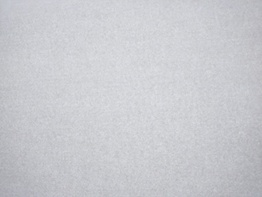
%> input picture detailB.jpg, 262 x 197 px, shrunk from 1393 x 1045 before the run; the run also reads 1 picture not shown here
$ octave DetailCV.m   (GNU Octave 9; MATLAB toolbox functions it lacks are replaced by stand-ins)
%> lines starting %> are read from the running program, lines starting %| are printed output that depends on the picture
% NAME:         Rodriguez, Jesse & Lamorena, Sean
% DATE:         DECEMBER 4, 2017
% CLASS:        CEC 495A
% ASSIGNMENT:   Final Project

clear;
clc;
close all;
tic;

% CAMERA 1
rgb{1} = imread('detailB.jpg');
rgb{2} = imread('detailS.jpg');


% CAMERA 2
rgb{3} = imread('blank.jpg');
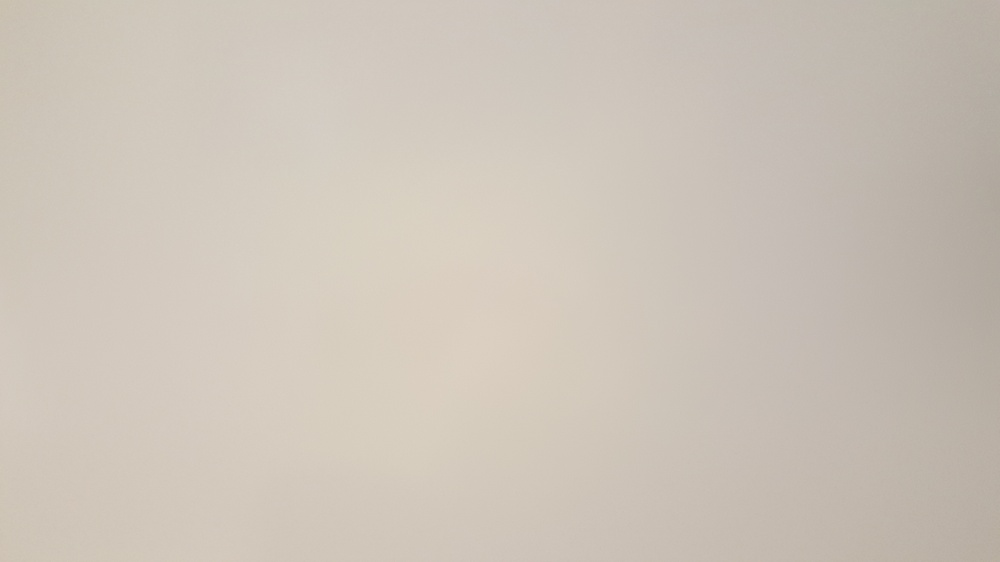
%> input picture blank.jpg, 1000 x 562 px, shrunk from 5312 x 2988 before the run
rgb{4} = imread('dots.jpg');
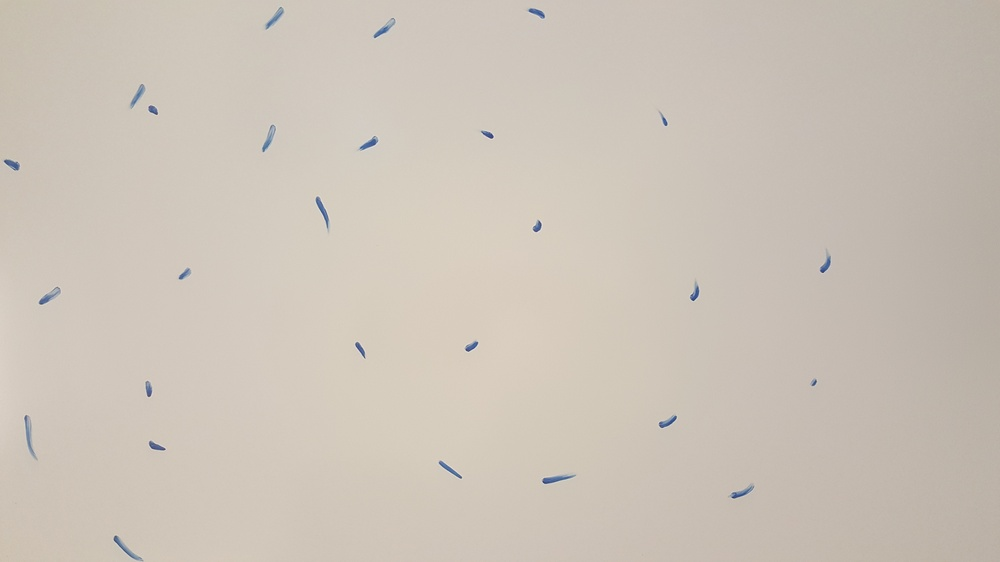
%> input picture dots.jpg, 1000 x 562 px, shrunk from 5312 x 2988 before the run

% CAMERA 3
rgb{5} = imread('blank.jpg');
rgb{6} = imread('dotsline.jpg');
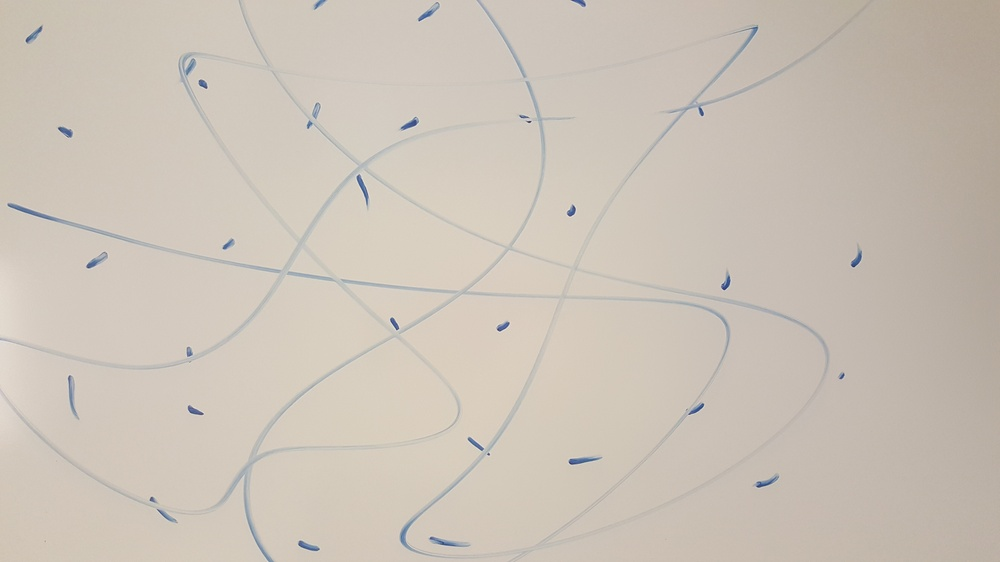
%> input picture dotsline.jpg, 1000 x 562 px, shrunk from 5312 x 2988 before the run

% CAMERA 4
rgb{7} = imread('clear.jpg');
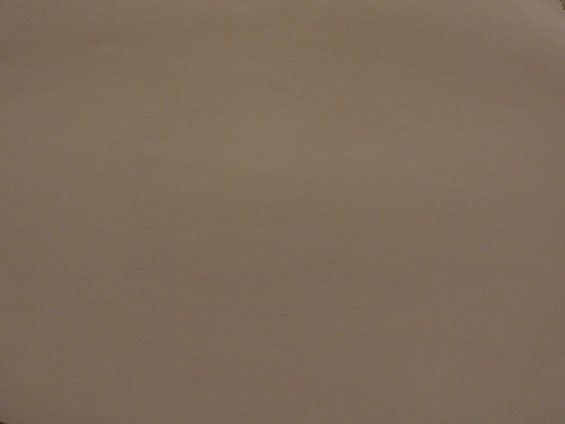
%> input picture clear.jpg, 565 x 424 px, shrunk from 3000 x 2250 before the run
%> (the run ends here)
